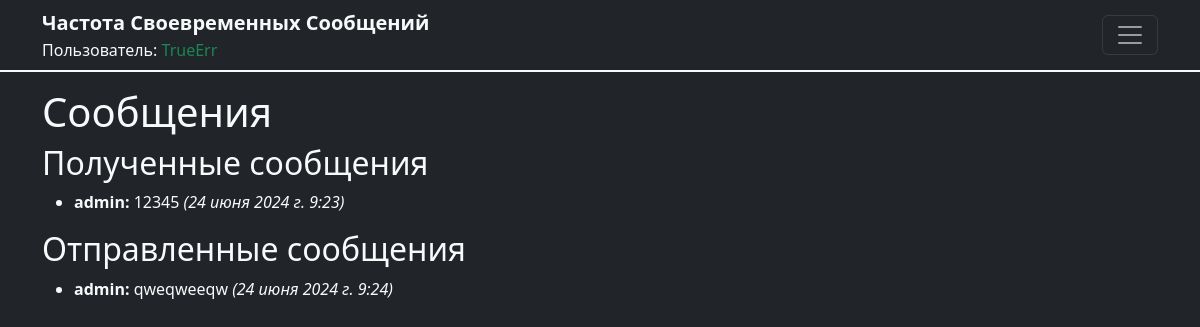
Before: /messages/ (signed in) with the older database file.
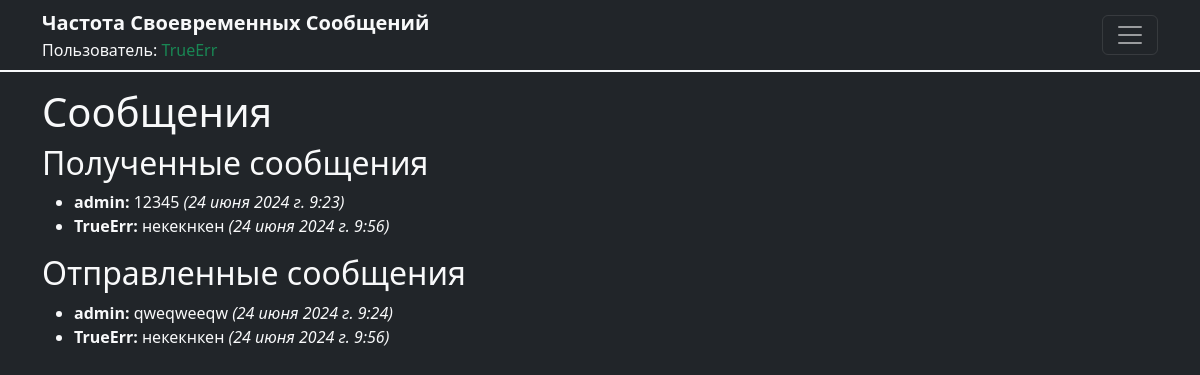
After: the same page with the newer database file.
### users/models.py (models this page shows, shortened)
class Message(models.Model):
    sender = models.ForeignKey(User, related_name='sent_messages', on_delete=models.CASCADE)
    recipient = models.ForeignKey(User, related_name='received_messages', on_delete=models.CASCADE)
    content = models.TextField()
    timestamp = models.DateTimeField(auto_now_add=True)

class User(AbstractUser):
    profile = models.TextField(blank=True)
    is_blocked = models.BooleanField(default=False)
    is_muted = models.BooleanField(default=False)
    block_until = models.DateTimeField(null=True, blank=True)
    mute_until = models.DateTimeField(null=True, blank=True)

### users/views.py (the view)
# urls.py: path('messages/', views.view_messages, name='messages'),
@login_required
def view_messages(request):
    received_messages = Message.objects.filter(recipient=request.user)
    sent_messages = Message.objects.filter(sender=request.user)
    return render(request, 'messages.html', {
        'received_messages': received_messages,
        'sent_messages': sent_messages,
    })

### templates/messages.html
{% extends 'base.html' %}
{% block content %}
  <h1>Сообщения</h1>
  <h2>Полученные сообщения</h2>
  <ul>
    {% for message in received_messages %}
      <li><strong>{{ message.sender.username }}:</strong> {{ message.content }} <em>({{ message.timestamp }})</em></li>
    {% empty %}
      <li>Нет полученных сообщений</li>
    {% endfor %}
  </ul>
  <h2>Отправленные сообщения</h2>
  <ul>
    {% for message in sent_messages %}
      <li><strong>{{ message.recipient.username }}:</strong> {{ message.content }} <em>({{ message.timestamp }})</em></li>
    {% empty %}
      <li>Нет отправленных сообщений</li>
    {% endfor %}
  </ul>
{% endblock %}

Changed rows visible on the page:
added Message: sender.username "TrueErr", content "некекнкен", timestamp "24 июня 2024 г. 9:56", recipient.username "TrueErr"
